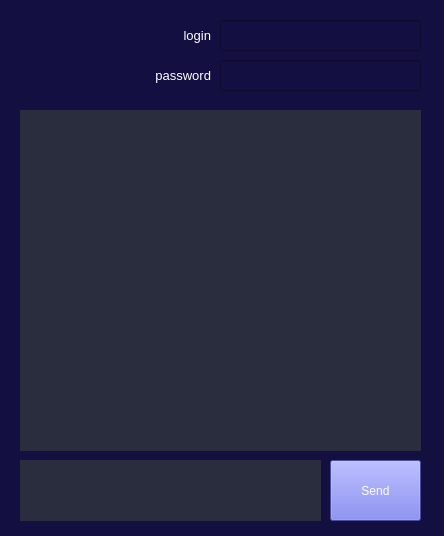
<?xml version="1.0" encoding="UTF-8"?>
<ui version="4.0">
 <class>MainWindow</class>
 <widget class="QMainWindow" name="MainWindow">
  <property name="geometry">
   <rect>
    <x>0</x>
    <y>0</y>
    <width>444</width>
    <height>536</height>
   </rect>
  </property>
  <property name="minimumSize">
   <size>
    <width>0</width>
    <height>0</height>
   </size>
  </property>
  <property name="maximumSize">
   <size>
    <width>444</width>
    <height>648</height>
   </size>
  </property>
  <property name="palette">
   <palette>
    <active>
     <colorrole role="Button">
      <brush brushstyle="SolidPattern">
       <color alpha="255">
        <red>19</red>
        <green>15</green>
        <blue>64</blue>
       </color>
      </brush>
     </colorrole>
     <colorrole role="Base">
      <brush brushstyle="SolidPattern">
       <color alpha="255">
        <red>19</red>
        <green>15</green>
        <blue>64</blue>
       </color>
      </brush>
     </colorrole>
     <colorrole role="Window">
      <brush brushstyle="SolidPattern">
       <color alpha="255">
        <red>19</red>
        <green>15</green>
        <blue>64</blue>
       </color>
      </brush>
     </colorrole>
    </active>
    <inactive>
     <colorrole role="Button">
      <brush brushstyle="SolidPattern">
       <color alpha="255">
        <red>19</red>
        <green>15</green>
        <blue>64</blue>
       </color>
      </brush>
     </colorrole>
     <colorrole role="Base">
      <brush brushstyle="SolidPattern">
       <color alpha="255">
        <red>19</red>
        <green>15</green>
        <blue>64</blue>
       </color>
      </brush>
     </colorrole>
     <colorrole role="Window">
      <brush brushstyle="SolidPattern">
       <color alpha="255">
        <red>19</red>
        <green>15</green>
        <blue>64</blue>
       </color>
      </brush>
     </colorrole>
    </inactive>
    <disabled>
     <colorrole role="Button">
      <brush brushstyle="SolidPattern">
       <color alpha="255">
        <red>19</red>
        <green>15</green>
        <blue>64</blue>
       </color>
      </brush>
     </colorrole>
     <colorrole role="Base">
      <brush brushstyle="SolidPattern">
       <color alpha="255">
        <red>19</red>
        <green>15</green>
        <blue>64</blue>
       </color>
      </brush>
     </colorrole>
     <colorrole role="Window">
      <brush brushstyle="SolidPattern">
       <color alpha="255">
        <red>19</red>
        <green>15</green>
        <blue>64</blue>
       </color>
      </brush>
     </colorrole>
    </disabled>
   </palette>
  </property>
  <property name="windowTitle">
   <string>Py Messenger</string>
  </property>
  <property name="autoFillBackground">
   <bool>false</bool>
  </property>
  <property name="styleSheet">
   <string notr="true">background-color: rgb(19, 15, 64);</string>
  </property>
  <property name="toolButtonStyle">
   <enum>Qt::ToolButtonIconOnly</enum>
  </property>
  <widget class="QWidget" name="centralwidget">
   <widget class="QLineEdit" name="lineEdit">
    <property name="geometry">
     <rect>
      <x>220</x>
      <y>20</y>
      <width>201</width>
      <height>31</height>
     </rect>
    </property>
    <property name="styleSheet">
     <string notr="true">font: 10pt &quot;MS Shell Dlg 2&quot;;
color: rgb(255, 255, 255);</string>
    </property>
   </widget>
   <widget class="QLineEdit" name="lineEdit_2">
    <property name="geometry">
     <rect>
      <x>220</x>
      <y>60</y>
      <width>201</width>
      <height>31</height>
     </rect>
    </property>
    <property name="styleSheet">
     <string notr="true">font: 10pt &quot;MS Shell Dlg 2&quot;;
color: rgb(255, 255, 255);</string>
    </property>
   </widget>
   <widget class="QLabel" name="label_2">
    <property name="geometry">
     <rect>
      <x>140</x>
      <y>20</y>
      <width>71</width>
      <height>31</height>
     </rect>
    </property>
    <property name="palette">
     <palette>
      <active>
       <colorrole role="WindowText">
        <brush brushstyle="SolidPattern">
         <color alpha="255">
          <red>255</red>
          <green>255</green>
          <blue>255</blue>
         </color>
        </brush>
       </colorrole>
       <colorrole role="Button">
        <brush brushstyle="SolidPattern">
         <color alpha="255">
          <red>19</red>
          <green>15</green>
          <blue>64</blue>
         </color>
        </brush>
       </colorrole>
       <colorrole role="Text">
        <brush brushstyle="SolidPattern">
         <color alpha="255">
          <red>255</red>
          <green>255</green>
          <blue>255</blue>
         </color>
        </brush>
       </colorrole>
       <colorrole role="Base">
        <brush brushstyle="SolidPattern">
         <color alpha="255">
          <red>19</red>
          <green>15</green>
          <blue>64</blue>
         </color>
        </brush>
       </colorrole>
       <colorrole role="Window">
        <brush brushstyle="SolidPattern">
         <color alpha="255">
          <red>19</red>
          <green>15</green>
          <blue>64</blue>
         </color>
        </brush>
       </colorrole>
      </active>
      <inactive>
       <colorrole role="WindowText">
        <brush brushstyle="SolidPattern">
         <color alpha="255">
          <red>255</red>
          <green>255</green>
          <blue>255</blue>
         </color>
        </brush>
       </colorrole>
       <colorrole role="Button">
        <brush brushstyle="SolidPattern">
         <color alpha="255">
          <red>19</red>
          <green>15</green>
          <blue>64</blue>
         </color>
        </brush>
       </colorrole>
       <colorrole role="Text">
        <brush brushstyle="SolidPattern">
         <color alpha="255">
          <red>255</red>
          <green>255</green>
          <blue>255</blue>
         </color>
        </brush>
       </colorrole>
       <colorrole role="Base">
        <brush brushstyle="SolidPattern">
         <color alpha="255">
          <red>19</red>
          <green>15</green>
          <blue>64</blue>
         </color>
        </brush>
       </colorrole>
       <colorrole role="Window">
        <brush brushstyle="SolidPattern">
         <color alpha="255">
          <red>19</red>
          <green>15</green>
          <blue>64</blue>
         </color>
        </brush>
       </colorrole>
      </inactive>
      <disabled>
       <colorrole role="WindowText">
        <brush brushstyle="SolidPattern">
         <color alpha="255">
          <red>120</red>
          <green>120</green>
          <blue>120</blue>
         </color>
        </brush>
       </colorrole>
       <colorrole role="Button">
        <brush brushstyle="SolidPattern">
         <color alpha="255">
          <red>19</red>
          <green>15</green>
          <blue>64</blue>
         </color>
        </brush>
       </colorrole>
       <colorrole role="Text">
        <brush brushstyle="SolidPattern">
         <color alpha="255">
          <red>120</red>
          <green>120</green>
          <blue>120</blue>
         </color>
        </brush>
       </colorrole>
       <colorrole role="Base">
        <brush brushstyle="SolidPattern">
         <color alpha="255">
          <red>19</red>
          <green>15</green>
          <blue>64</blue>
         </color>
        </brush>
       </colorrole>
       <colorrole role="Window">
        <brush brushstyle="SolidPattern">
         <color alpha="255">
          <red>19</red>
          <green>15</green>
          <blue>64</blue>
         </color>
        </brush>
       </colorrole>
      </disabled>
     </palette>
    </property>
    <property name="font">
     <font>
      <pointsize>10</pointsize>
     </font>
    </property>
    <property name="text">
     <string>login</string>
    </property>
    <property name="alignment">
     <set>Qt::AlignRight|Qt::AlignTrailing|Qt::AlignVCenter</set>
    </property>
   </widget>
   <widget class="QLabel" name="label_3">
    <property name="geometry">
     <rect>
      <x>140</x>
      <y>60</y>
      <width>71</width>
      <height>31</height>
     </rect>
    </property>
    <property name="palette">
     <palette>
      <active>
       <colorrole role="WindowText">
        <brush brushstyle="SolidPattern">
         <color alpha="255">
          <red>255</red>
          <green>255</green>
          <blue>255</blue>
         </color>
        </brush>
       </colorrole>
       <colorrole role="Button">
        <brush brushstyle="SolidPattern">
         <color alpha="255">
          <red>19</red>
          <green>15</green>
          <blue>64</blue>
         </color>
        </brush>
       </colorrole>
       <colorrole role="Text">
        <brush brushstyle="SolidPattern">
         <color alpha="255">
          <red>255</red>
          <green>255</green>
          <blue>255</blue>
         </color>
        </brush>
       </colorrole>
       <colorrole role="Base">
        <brush brushstyle="SolidPattern">
         <color alpha="255">
          <red>19</red>
          <green>15</green>
          <blue>64</blue>
         </color>
        </brush>
       </colorrole>
       <colorrole role="Window">
        <brush brushstyle="SolidPattern">
         <color alpha="255">
          <red>19</red>
          <green>15</green>
          <blue>64</blue>
         </color>
        </brush>
       </colorrole>
      </active>
      <inactive>
       <colorrole role="WindowText">
        <brush brushstyle="SolidPattern">
         <color alpha="255">
          <red>255</red>
          <green>255</green>
          <blue>255</blue>
         </color>
        </brush>
       </colorrole>
       <colorrole role="Button">
        <brush brushstyle="SolidPattern">
         <color alpha="255">
          <red>19</red>
          <green>15</green>
          <blue>64</blue>
         </color>
        </brush>
       </colorrole>
       <colorrole role="Text">
        <brush brushstyle="SolidPattern">
         <color alpha="255">
          <red>255</red>
          <green>255</green>
          <blue>255</blue>
         </color>
        </brush>
       </colorrole>
       <colorrole role="Base">
        <brush brushstyle="SolidPattern">
         <color alpha="255">
          <red>19</red>
          <green>15</green>
          <blue>64</blue>
         </color>
        </brush>
       </colorrole>
       <colorrole role="Window">
        <brush brushstyle="SolidPattern">
         <color alpha="255">
          <red>19</red>
          <green>15</green>
          <blue>64</blue>
         </color>
        </brush>
       </colorrole>
      </inactive>
      <disabled>
       <colorrole role="WindowText">
        <brush brushstyle="SolidPattern">
         <color alpha="255">
          <red>120</red>
          <green>120</green>
          <blue>120</blue>
         </color>
        </brush>
       </colorrole>
       <colorrole role="Button">
        <brush brushstyle="SolidPattern">
         <color alpha="255">
          <red>19</red>
          <green>15</green>
          <blue>64</blue>
         </color>
        </brush>
       </colorrole>
       <colorrole role="Text">
        <brush brushstyle="SolidPattern">
         <color alpha="255">
          <red>120</red>
          <green>120</green>
          <blue>120</blue>
         </color>
        </brush>
       </colorrole>
       <colorrole role="Base">
        <brush brushstyle="SolidPattern">
         <color alpha="255">
          <red>19</red>
          <green>15</green>
          <blue>64</blue>
         </color>
        </brush>
       </colorrole>
       <colorrole role="Window">
        <brush brushstyle="SolidPattern">
         <color alpha="255">
          <red>19</red>
          <green>15</green>
          <blue>64</blue>
         </color>
        </brush>
       </colorrole>
      </disabled>
     </palette>
    </property>
    <property name="font">
     <font>
      <pointsize>10</pointsize>
     </font>
    </property>
    <property name="text">
     <string>password</string>
    </property>
    <property name="alignment">
     <set>Qt::AlignRight|Qt::AlignTrailing|Qt::AlignVCenter</set>
    </property>
   </widget>
   <widget class="QTextBrowser" name="textBrowser">
    <property name="geometry">
     <rect>
      <x>20</x>
      <y>110</y>
      <width>401</width>
      <height>341</height>
     </rect>
    </property>
    <property name="palette">
     <palette>
      <active>
       <colorrole role="WindowText">
        <brush brushstyle="SolidPattern">
         <color alpha="255">
          <red>255</red>
          <green>255</green>
          <blue>255</blue>
         </color>
        </brush>
       </colorrole>
       <colorrole role="Button">
        <brush brushstyle="SolidPattern">
         <color alpha="255">
          <red>41</red>
          <green>45</green>
          <blue>62</blue>
         </color>
        </brush>
       </colorrole>
       <colorrole role="Text">
        <brush brushstyle="SolidPattern">
         <color alpha="255">
          <red>255</red>
          <green>255</green>
          <blue>255</blue>
         </color>
        </brush>
       </colorrole>
       <colorrole role="ButtonText">
        <brush brushstyle="SolidPattern">
         <color alpha="255">
          <red>255</red>
          <green>255</green>
          <blue>255</blue>
         </color>
        </brush>
       </colorrole>
       <colorrole role="Base">
        <brush brushstyle="SolidPattern">
         <color alpha="255">
          <red>41</red>
          <green>45</green>
          <blue>62</blue>
         </color>
        </brush>
       </colorrole>
       <colorrole role="Window">
        <brush brushstyle="SolidPattern">
         <color alpha="255">
          <red>41</red>
          <green>45</green>
          <blue>62</blue>
         </color>
        </brush>
       </colorrole>
      </active>
      <inactive>
       <colorrole role="WindowText">
        <brush brushstyle="SolidPattern">
         <color alpha="255">
          <red>255</red>
          <green>255</green>
          <blue>255</blue>
         </color>
        </brush>
       </colorrole>
       <colorrole role="Button">
        <brush brushstyle="SolidPattern">
         <color alpha="255">
          <red>41</red>
          <green>45</green>
          <blue>62</blue>
         </color>
        </brush>
       </colorrole>
       <colorrole role="Text">
        <brush brushstyle="SolidPattern">
         <color alpha="255">
          <red>255</red>
          <green>255</green>
          <blue>255</blue>
         </color>
        </brush>
       </colorrole>
       <colorrole role="ButtonText">
        <brush brushstyle="SolidPattern">
         <color alpha="255">
          <red>255</red>
          <green>255</green>
          <blue>255</blue>
         </color>
        </brush>
       </colorrole>
       <colorrole role="Base">
        <brush brushstyle="SolidPattern">
         <color alpha="255">
          <red>41</red>
          <green>45</green>
          <blue>62</blue>
         </color>
        </brush>
       </colorrole>
       <colorrole role="Window">
        <brush brushstyle="SolidPattern">
         <color alpha="255">
          <red>41</red>
          <green>45</green>
          <blue>62</blue>
         </color>
        </brush>
       </colorrole>
      </inactive>
      <disabled>
       <colorrole role="WindowText">
        <brush brushstyle="SolidPattern">
         <color alpha="255">
          <red>255</red>
          <green>255</green>
          <blue>255</blue>
         </color>
        </brush>
       </colorrole>
       <colorrole role="Button">
        <brush brushstyle="SolidPattern">
         <color alpha="255">
          <red>41</red>
          <green>45</green>
          <blue>62</blue>
         </color>
        </brush>
       </colorrole>
       <colorrole role="Text">
        <brush brushstyle="SolidPattern">
         <color alpha="255">
          <red>255</red>
          <green>255</green>
          <blue>255</blue>
         </color>
        </brush>
       </colorrole>
       <colorrole role="ButtonText">
        <brush brushstyle="SolidPattern">
         <color alpha="255">
          <red>255</red>
          <green>255</green>
          <blue>255</blue>
         </color>
        </brush>
       </colorrole>
       <colorrole role="Base">
        <brush brushstyle="SolidPattern">
         <color alpha="255">
          <red>41</red>
          <green>45</green>
          <blue>62</blue>
         </color>
        </brush>
       </colorrole>
       <colorrole role="Window">
        <brush brushstyle="SolidPattern">
         <color alpha="255">
          <red>41</red>
          <green>45</green>
          <blue>62</blue>
         </color>
        </brush>
       </colorrole>
      </disabled>
     </palette>
    </property>
    <property name="layoutDirection">
     <enum>Qt::RightToLeft</enum>
    </property>
    <property name="styleSheet">
     <string notr="true">background-color: rgb(41, 45, 62);
font: 9pt &quot;MS Shell Dlg 2&quot;;
color: rgb(255, 255, 255);</string>
    </property>
    <property name="frameShape">
     <enum>QFrame::NoFrame</enum>
    </property>
   </widget>
   <widget class="QPlainTextEdit" name="plainTextEdit">
    <property name="geometry">
     <rect>
      <x>20</x>
      <y>460</y>
      <width>301</width>
      <height>61</height>
     </rect>
    </property>
    <property name="styleSheet">
     <string notr="true">background-color: rgb(41, 45, 62);
font: 11pt &quot;MS Shell Dlg 2&quot;;
color: rgb(255, 255, 255);</string>
    </property>
    <property name="frameShape">
     <enum>QFrame::NoFrame</enum>
    </property>
   </widget>
   <widget class="QPushButton" name="pushButton">
    <property name="geometry">
     <rect>
      <x>330</x>
      <y>460</y>
      <width>91</width>
      <height>61</height>
     </rect>
    </property>
    <property name="palette">
     <palette>
      <active>
       <colorrole role="WindowText">
        <brush brushstyle="SolidPattern">
         <color alpha="255">
          <red>255</red>
          <green>255</green>
          <blue>255</blue>
         </color>
        </brush>
       </colorrole>
       <colorrole role="Button">
        <brush brushstyle="SolidPattern">
         <color alpha="255">
          <red>104</red>
          <green>109</green>
          <blue>224</blue>
         </color>
        </brush>
       </colorrole>
       <colorrole role="Midlight">
        <brush brushstyle="SolidPattern">
         <color alpha="255">
          <red>52</red>
          <green>73</green>
          <blue>94</blue>
         </color>
        </brush>
       </colorrole>
       <colorrole role="Text">
        <brush brushstyle="SolidPattern">
         <color alpha="255">
          <red>255</red>
          <green>255</green>
          <blue>255</blue>
         </color>
        </brush>
       </colorrole>
       <colorrole role="ButtonText">
        <brush brushstyle="SolidPattern">
         <color alpha="255">
          <red>255</red>
          <green>255</green>
          <blue>255</blue>
         </color>
        </brush>
       </colorrole>
       <colorrole role="Base">
        <brush brushstyle="SolidPattern">
         <color alpha="255">
          <red>104</red>
          <green>109</green>
          <blue>224</blue>
         </color>
        </brush>
       </colorrole>
       <colorrole role="Window">
        <brush brushstyle="SolidPattern">
         <color alpha="255">
          <red>104</red>
          <green>109</green>
          <blue>224</blue>
         </color>
        </brush>
       </colorrole>
       <colorrole role="Highlight">
        <brush brushstyle="SolidPattern">
         <color alpha="255">
          <red>0</red>
          <green>120</green>
          <blue>215</blue>
         </color>
        </brush>
       </colorrole>
      </active>
      <inactive>
       <colorrole role="WindowText">
        <brush brushstyle="SolidPattern">
         <color alpha="255">
          <red>255</red>
          <green>255</green>
          <blue>255</blue>
         </color>
        </brush>
       </colorrole>
       <colorrole role="Button">
        <brush brushstyle="SolidPattern">
         <color alpha="255">
          <red>104</red>
          <green>109</green>
          <blue>224</blue>
         </color>
        </brush>
       </colorrole>
       <colorrole role="Midlight">
        <brush brushstyle="SolidPattern">
         <color alpha="255">
          <red>52</red>
          <green>73</green>
          <blue>94</blue>
         </color>
        </brush>
       </colorrole>
       <colorrole role="Text">
        <brush brushstyle="SolidPattern">
         <color alpha="255">
          <red>255</red>
          <green>255</green>
          <blue>255</blue>
         </color>
        </brush>
       </colorrole>
       <colorrole role="ButtonText">
        <brush brushstyle="SolidPattern">
         <color alpha="255">
          <red>255</red>
          <green>255</green>
          <blue>255</blue>
         </color>
        </brush>
       </colorrole>
       <colorrole role="Base">
        <brush brushstyle="SolidPattern">
         <color alpha="255">
          <red>104</red>
          <green>109</green>
          <blue>224</blue>
         </color>
        </brush>
       </colorrole>
       <colorrole role="Window">
        <brush brushstyle="SolidPattern">
         <color alpha="255">
          <red>104</red>
          <green>109</green>
          <blue>224</blue>
         </color>
        </brush>
       </colorrole>
       <colorrole role="Highlight">
        <brush brushstyle="SolidPattern">
         <color alpha="255">
          <red>52</red>
          <green>73</green>
          <blue>94</blue>
         </color>
        </brush>
       </colorrole>
      </inactive>
      <disabled>
       <colorrole role="WindowText">
        <brush brushstyle="SolidPattern">
         <color alpha="255">
          <red>255</red>
          <green>255</green>
          <blue>255</blue>
         </color>
        </brush>
       </colorrole>
       <colorrole role="Button">
        <brush brushstyle="SolidPattern">
         <color alpha="255">
          <red>104</red>
          <green>109</green>
          <blue>224</blue>
         </color>
        </brush>
       </colorrole>
       <colorrole role="Midlight">
        <brush brushstyle="SolidPattern">
         <color alpha="255">
          <red>52</red>
          <green>73</green>
          <blue>94</blue>
         </color>
        </brush>
       </colorrole>
       <colorrole role="Text">
        <brush brushstyle="SolidPattern">
         <color alpha="255">
          <red>255</red>
          <green>255</green>
          <blue>255</blue>
         </color>
        </brush>
       </colorrole>
       <colorrole role="ButtonText">
        <brush brushstyle="SolidPattern">
         <color alpha="255">
          <red>255</red>
          <green>255</green>
          <blue>255</blue>
         </color>
        </brush>
       </colorrole>
       <colorrole role="Base">
        <brush brushstyle="SolidPattern">
         <color alpha="255">
          <red>104</red>
          <green>109</green>
          <blue>224</blue>
         </color>
        </brush>
       </colorrole>
       <colorrole role="Window">
        <brush brushstyle="SolidPattern">
         <color alpha="255">
          <red>104</red>
          <green>109</green>
          <blue>224</blue>
         </color>
        </brush>
       </colorrole>
       <colorrole role="Highlight">
        <brush brushstyle="SolidPattern">
         <color alpha="255">
          <red>0</red>
          <green>120</green>
          <blue>215</blue>
         </color>
        </brush>
       </colorrole>
      </disabled>
     </palette>
    </property>
    <property name="styleSheet">
     <string notr="true">background-color: rgb(104, 109, 224);
font: 10pt &quot;MS Shell Dlg 2&quot;;
color: rgb(255, 255, 255);</string>
    </property>
    <property name="text">
     <string>Send</string>
    </property>
   </widget>
  </widget>
 </widget>
 <resources/>
 <connections/>
</ui>
